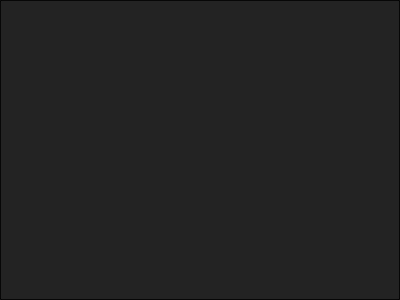
<?xml version="1.0" encoding="UTF-8"?>
<ui version="4.0">
 <class>TreeViewBaseModel</class>
 <widget class="QTreeView" name="TreeViewBaseModel">
  <property name="geometry">
   <rect>
    <x>0</x>
    <y>0</y>
    <width>400</width>
    <height>300</height>
   </rect>
  </property>
  <property name="font">
   <font>
    <family>微软雅黑</family>
    <pointsize>-1</pointsize>
   </font>
  </property>
  <property name="windowTitle">
   <string>TreeViewBaseModel</string>
  </property>
  <property name="styleSheet">
   <string notr="true">QTreeView{
 width: 426px;
color: rgba(255, 255, 255, 0.6);
background-color: #232323;
height: 323px;
border-radius: 1px;
gridline-color:#393939;
font-size: 14px;
border:1px solid rgba(0, 0, 0, 0.8);
}
/*QTreeView::Item{
border-bottom:1px solid #393939
}*/
/*QTreeWidget::item{
border-bottom: 1px solid;
border-bottom-color: rgba(255,255,255,0.1);
}*/
QTreeView::item{height:40px}
QTreeView::branch:has-children:!has-siblings:closed,
QTreeView::branch:closed:has-children:has-siblings {
        border-image: none;
        image: url(:/resources/icons/ic_arrow_right.png);
    /* image: url(:/resources/icons/halfselected2x.png);*/
	background-color: #303030;
}
QTreeView::branch:open:has-children:!has-siblings,
QTreeView::branch:open:has-children:has-siblings  {
        border-image: none;
        image: url(:/resources/icons/ic_arrow_down.png);
 background-color: #303030;
}
QTreeView::branch:selected {

background: transparent;
selection-background-color:transparent;
}
QTreeView::branch:!selected {

background: #232323;
selection-background-color: #232323;
}
/*QTreeWidget::item::selected     
{
    color:rgba(255, 255, 255, 0.8);  // 每个单元格被选中时 字体颜色
    background: #0E529A;             // 每个单元格被选中时 背景颜色
    border:1px solid #393939;
}*/
QTreeView::item:selected
{
   color:rgba(255, 255, 255, 0.6);
   background: transparent;
}
QTreeView::indicator:unchecked
{
    border: 0px solid rgb(180, 180, 180);
}
/*QTreeView::item::hover{background-color:transparent;}*/
QTreeView::item:hover,QTreeView::branch:hover {
    background:#303030;
}
QScrollBar::vertical{
background:#000000;
width:4px;
}
QScrollBar::handle:vertical{
background:rgba(80,80,80,0.6);
border-radius: 2px;
border: none;
}
QScrollBar::add-page:vertical{
background:#000000;
}
QScrollBar::sub-page:vertical{
background:#000000;
}

QTreeView::indicator {width: 33px;height: 33px;}
QTreeView::indicator:enabled:unchecked {
image: url(:/resources/icons/unchecked.png);
}
QTreeView::indicator:enabled:checked {
image: url(:/resources/icons/checked.png);
}
QTreeView::indicator:enabled:indeterminate {
image: url(:/resources/icons/halfselected2x.png);}</string>
  </property>
  <property name="textElideMode">
   <enum>Qt::ElideRight</enum>
  </property>
 </widget>
 <layoutdefault spacing="6" margin="11"/>
 <resources>
  <include location="sqlsettingdialog.qrc"/>
 </resources>
 <connections/>
</ui>
